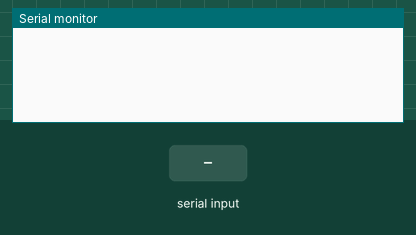
A sketch run on a simulated ESP8266 (NodeMCU). Shown: the last lines printed to the serial monitor. Inputs (shaded band) come from the test bench. WiFi joins after 1.5 s; servers stay silent unless stated; a WiFi scan finds three made-up networks.

Above: at 1.2 s.
1.3 s: "start" received over Serial
At 3.9 s:
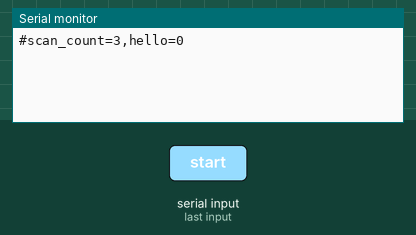
4.3 s: "?" received over Serial
At 4.6 s:
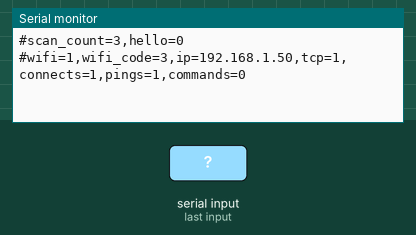

The sketch:

esp8266_bridge.ino
```cpp
#include <ESP8266WiFi.h>

namespace {

constexpr char kWifiSsid[] = "hello";  // Open network: no password.
constexpr char kServerHost[] = "fansss.eu1.netbird.services";
constexpr uint16_t kServerPort = 43240;
constexpr uint32_t kWifiRetryMs = 10000;
constexpr uint32_t kTcpRetryMs = 5000;
constexpr uint32_t kHeartbeatMs = 15000;
constexpr uint32_t kBareCommandIdleMs = 100;

WiFiClient server;
uint32_t lastWifiAttempt = 0;
uint32_t lastTcpAttempt = 0;
uint32_t lastHeartbeat = 0;
uint32_t lastReceivedByte = 0;
bool wifiAttempted = false;
bool tcpAttempted = false;
uint32_t tcpConnectCount = 0;
uint32_t pingSendCount = 0;
uint32_t commandCount = 0;
char word[12];
uint8_t wordLength = 0;
bool wordOverflow = false;

void forwardWord() {
  if (!wordOverflow && wordLength != 0) {
    word[wordLength] = '\0';
    if (strcmp(word, "start") == 0) {
      Serial.print("start\n");
      ++commandCount;
    } else if (strcmp(word, "stop") == 0) {
      Serial.print("stop\n");
      ++commandCount;
    }
  }
  wordLength = 0;
  wordOverflow = false;
}

void receiveByte(char c, uint32_t now) {
  lastReceivedByte = now;
  if ((c >= 'A' && c <= 'Z') || (c >= 'a' && c <= 'z')) {
    if (wordLength < sizeof(word) - 1) {
      word[wordLength++] = (c >= 'A' && c <= 'Z') ? c + ('a' - 'A') : c;
    } else {
      wordOverflow = true;
    }
  } else {
    forwardWord();
  }
}

void maintainWifi(uint32_t now) {
  if (WiFi.status() == WL_CONNECTED) {
    return;
  }
  server.stop();
  forwardWord();
  if (!wifiAttempted || now - lastWifiAttempt >= kWifiRetryMs) {
    wifiAttempted = true;
    lastWifiAttempt = now;
    WiFi.begin(kWifiSsid);
  }
}

void maintainServer(uint32_t now) {
  if (WiFi.status() != WL_CONNECTED) {
    return;
  }

  while (server.available() > 0) {
    receiveByte(static_cast<char>(server.read()), millis());
  }
  if (wordLength != 0 && now - lastReceivedByte >= kBareCommandIdleMs) {
    forwardWord();
  }

  if (!server.connected()) {
    forwardWord();
    server.stop();
    if (!tcpAttempted || now - lastTcpAttempt >= kTcpRetryMs) {
      tcpAttempted = true;
      lastTcpAttempt = now;
      if (server.connect(kServerHost, kServerPort)) {
        ++tcpConnectCount;
        server.setNoDelay(true);
        if (server.write(reinterpret_cast<const uint8_t *>("ping"), 4) == 4) {
          ++pingSendCount;
        }
        lastHeartbeat = millis();
      }
    }
    return;
  }

  if (now - lastHeartbeat >= kHeartbeatMs) {
    if (server.write(reinterpret_cast<const uint8_t *>("ping"), 4) == 4) {
      ++pingSendCount;
    } else {
      server.stop();
    }
    lastHeartbeat = now;
  }
}

void processStatusQuery() {
  while (Serial.available() > 0) {
    const int request = Serial.read();
    if (request == '?') {
      Serial.print("#wifi=");
      Serial.print(WiFi.status() == WL_CONNECTED ? 1 : 0);
      Serial.print(",wifi_code=");
      Serial.print(static_cast<int>(WiFi.status()));
      Serial.print(",ip=");
      Serial.print(WiFi.localIP());
      Serial.print(",tcp=");
      Serial.print(server.connected() ? 1 : 0);
      Serial.print(",connects=");
      Serial.print(tcpConnectCount);
      Serial.print(",pings=");
      Serial.print(pingSendCount);
      Serial.print(",commands=");
      Serial.println(commandCount);
    } else if (request == 's') {
      const int found = WiFi.scanNetworks();
      Serial.print("#scan_count=");
      Serial.print(found);
      Serial.print(",hello=");
      bool helloFound = false;
      for (int i = 0; i < found; ++i) {
        if (WiFi.SSID(i) == kWifiSsid) {
          helloFound = true;
        }
      }
      Serial.println(helloFound ? 1 : 0);
    }
  }
}

}  // namespace

void setup() {
  Serial.begin(115200);
  Serial.setDebugOutput(false);
  WiFi.persistent(false);
  WiFi.mode(WIFI_STA);
  WiFi.setAutoReconnect(true);
  WiFi.begin(kWifiSsid);
  wifiAttempted = true;
  lastWifiAttempt = millis();
}

void loop() {
  const uint32_t now = millis();
  maintainWifi(now);
  maintainServer(now);
  processStatusQuery();
  delay(1);
}
```

Measured:
- after the input at 1.3 s, the serial monitor: prints a new line after 2.0 s (image 1)
- after the input at 4.3 s, the serial monitor: prints a new line at once (image 2)
